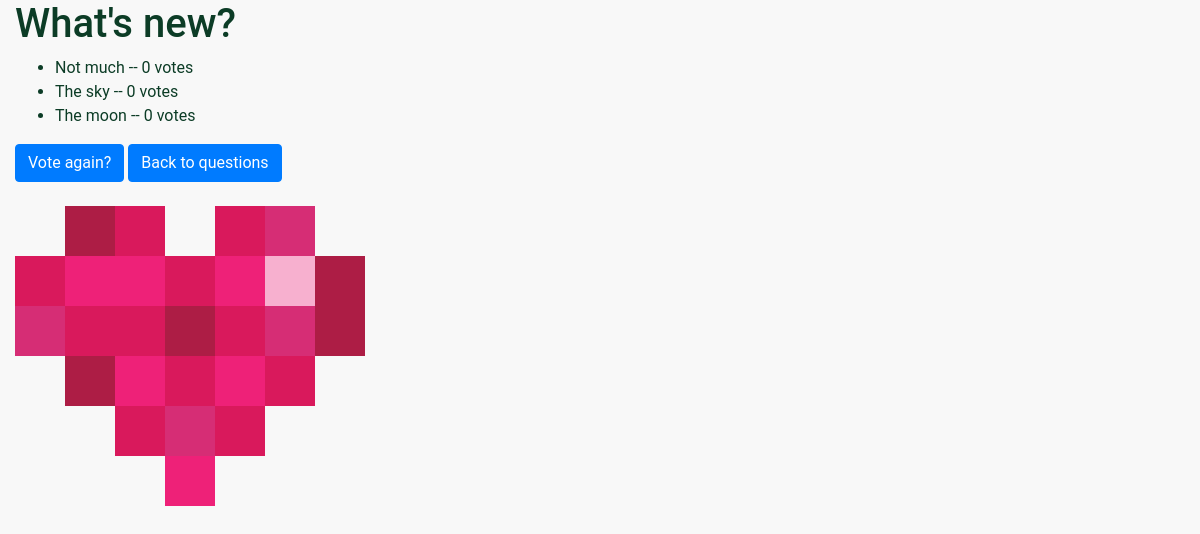
The app's page /polls/1/results/, older data.
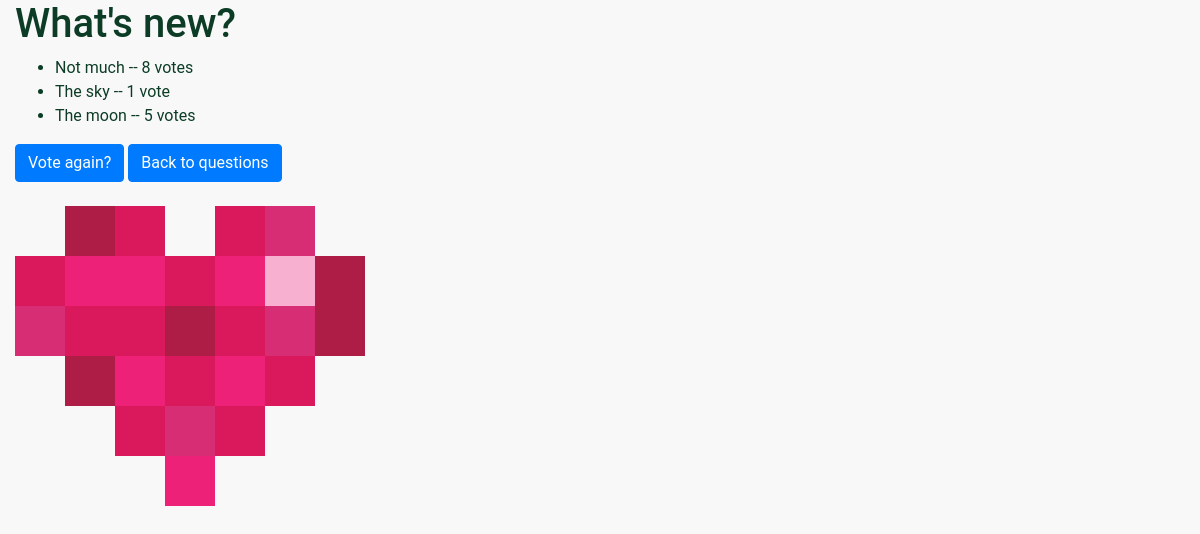
The same page, newer data.
### polls/models.py (models this page shows, shortened)
class Question(models.Model):
    question_text = models.CharField(max_length=200)
    pub_date = models.DateTimeField('date published')

class Choice(models.Model):
    question = models.ForeignKey(Question, on_delete=models.CASCADE)
    choice_text = models.CharField(max_length=200)
    votes = models.IntegerField(default=0)

### polls/views.py (the view)
# urls.py: path('<int:pk>/results/', views.ResultsView.as_view(), name='results'),
class ResultsView(generic.DetailView):
    model = Question
    template_name = 'polls/results.html'

### polls/templates/polls/results.html (shortened to what this page needs)
{% load static %}
<link rel="stylesheet" type="text/css" href="{% static 'polls/style.css' %}">
<link rel="stylesheet" href="https://cdn.jsdelivr.net/npm/bootstrap@4.6.0/dist/css/bootstrap.min.css">
<div class="container-fluid">
    <h1>{{ question.question_text }}</h1>
    <ul>
    {% for choice in question.choice_set.all %}
        <li>{{ choice.choice_text }} -- {{ choice.votes }} vote{{ choice.votes|pluralize }}</li>
    {% endfor %}
    </ul>
    <a href="{% url 'polls:detail' question.id %}" class="btn btn-default btn-primary">Vote again?</a>
    <a href="{% url 'polls:index' %}" class="btn btn-default btn-primary">Back to questions</a>
    <br/>
    <br/>
    <img src="{% static 'polls/images/fundraising-heart.svg' %}"/>
</div>

### polls/static/polls/style.css (style rules this page uses)
h1 { color: #0C3C26; }

Row changes from the older to the newer data that the page shows:
changed Choice "Not much": votes "0" → "8"
changed Choice "The sky": votes "0" → "1"
changed Choice "The moon": votes "0" → "5"
